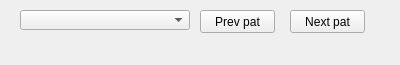
<?xml version="1.0" encoding="UTF-8"?>
<ui version="4.0">
 <class>Form</class>
 <widget class="QWidget" name="Form">
  <property name="geometry">
   <rect>
    <x>0</x>
    <y>0</y>
    <width>400</width>
    <height>65</height>
   </rect>
  </property>
  <property name="windowTitle">
   <string>Form</string>
  </property>
  <widget class="qMRMLSubjectHierarchyComboBox" name="patientSelectionComboBox">
   <property name="geometry">
    <rect>
     <x>20</x>
     <y>10</y>
     <width>170</width>
     <height>20</height>
    </rect>
   </property>
  </widget>
  <widget class="QPushButton" name="prevPatientButton">
   <property name="geometry">
    <rect>
     <x>200</x>
     <y>10</y>
     <width>75</width>
     <height>23</height>
    </rect>
   </property>
   <property name="text">
    <string>Prev pat</string>
   </property>
  </widget>
  <widget class="QPushButton" name="nextPatientButton">
   <property name="geometry">
    <rect>
     <x>290</x>
     <y>10</y>
     <width>75</width>
     <height>23</height>
    </rect>
   </property>
   <property name="text">
    <string>Next pat</string>
   </property>
  </widget>
 </widget>
 <customwidgets>
  <customwidget>
   <class>ctkComboBox</class>
   <extends>QComboBox</extends>
   <header>ctkComboBox.h</header>
  </customwidget>
  <customwidget>
   <class>qMRMLSubjectHierarchyComboBox</class>
   <extends>ctkComboBox</extends>
   <header>qMRMLSubjectHierarchyComboBox.h</header>
  </customwidget>
 </customwidgets>
 <resources/>
 <connections/>
</ui>
